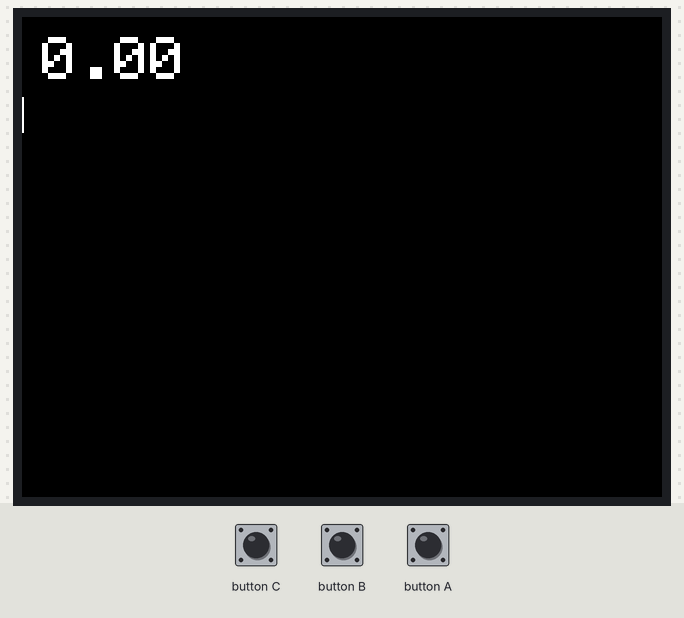
A sketch run on a simulated ESP32. Parts: 320×240 colour display. Inputs (shaded band) come from the test bench.

Above: at 1.3 s.
1.4 s: button C pressed for 0.15 s
At 1.55 s:
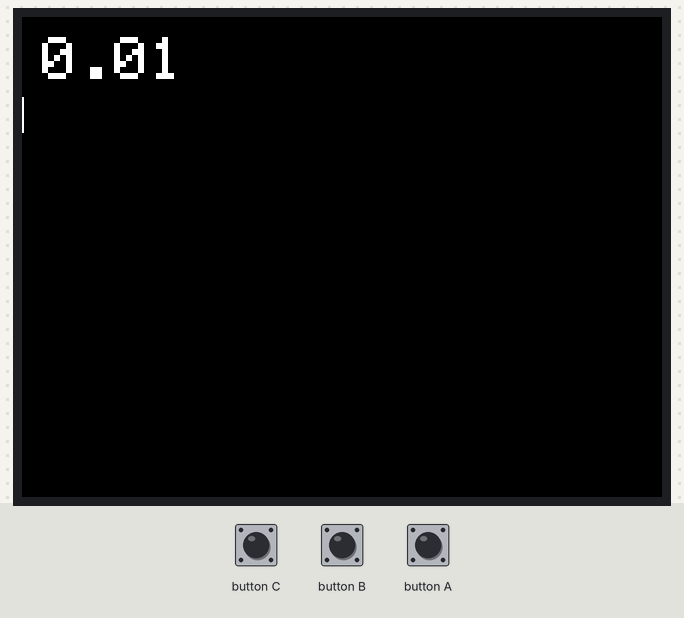
2.1 s: button B pressed for 0.15 s
2.8 s: button A pressed for 0.15 s
3.5 s: button C pressed for 1 s
At 3.9 s:
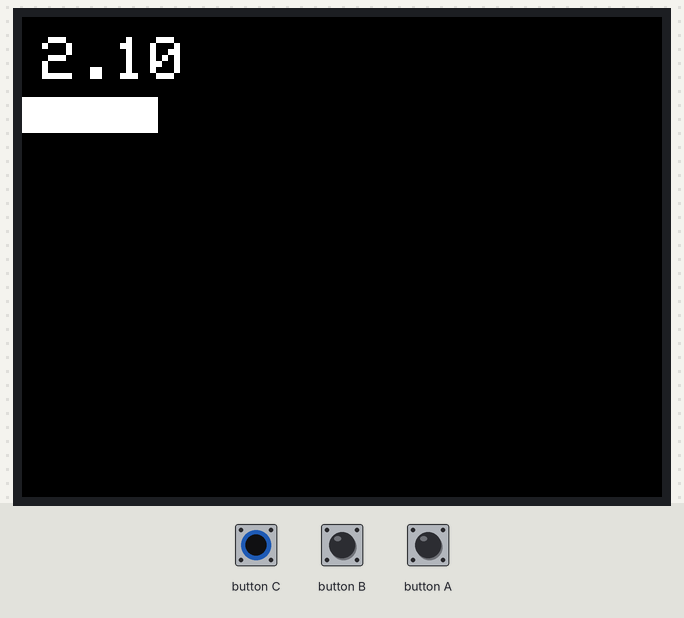
6.0 s: button A pressed for 1 s
At 6.7 s:
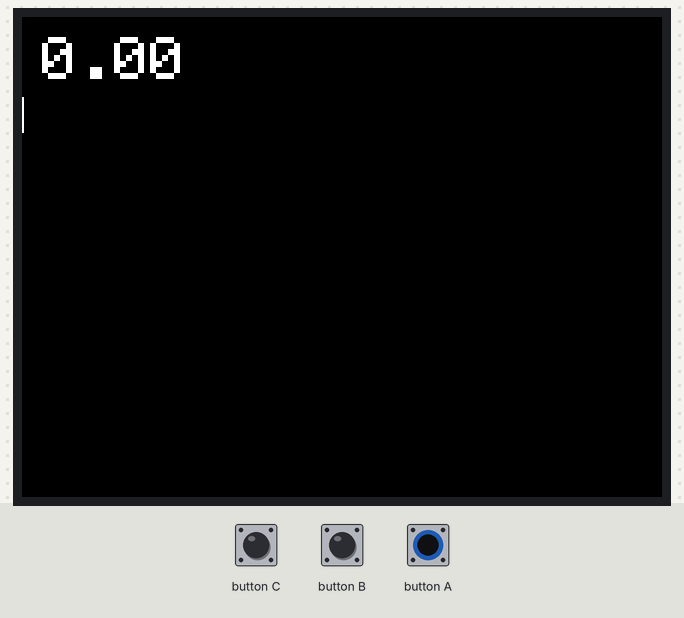
8.5 s: button C driven LOW and button A driven LOW
At 9.03 s:
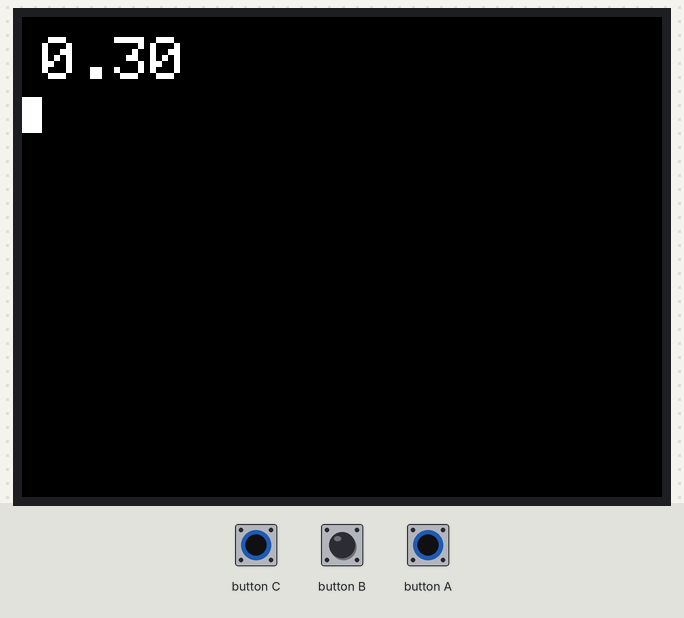
Timing chart, 0 to 11.0 s (numbered marks = the images above; inputs shaded):
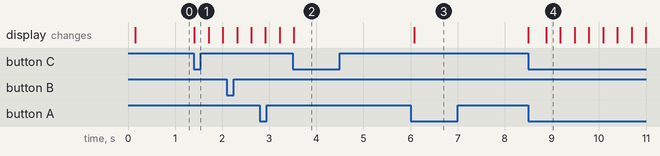

Measured:
- after the input at 1.4 s, the display: changes at once (image 1)
- after the input at 6.0 s, the display: changes after 0.08 s (image 3)
- after the input at 8.5 s, the display: first changes at once (image 4 shows a later state)

The sketch:

01_sample1.ino
```cpp
#include <M5Stack.h>

bool is_measuring = false;
float accumulate_sec = 0;
float measure_sec = 0;
float start_sec = 0;

void setup() {
  M5.begin();
  M5.Lcd.setTextSize(3);
}

void loop() {
  M5.update();

  if (is_measuring) {
    if (M5.BtnC.wasPressed()) {
      is_measuring = false;
    } else {
      measure_sec = millis() / 1000.0 - start_sec + accumulate_sec;
    }
  } else {
    if (M5.BtnA.wasPressed()) {
      measure_sec = 0;
      accumulate_sec = 0;
      M5.Lcd.clear();
    }
    if (M5.BtnC.wasPressed()) {
      start_sec = millis() / 1000.0;
      accumulate_sec = measure_sec;
      is_measuring = true;
    }
  }
  int x = fmod(measure_sec, 10) / 10 * 320;  // fmod(x, y)はxをyで割った余り
  int y = floor(measure_sec / 10);           // floorは切り捨て

  M5.Lcd.drawRect(x, y * 20 + 40, 1, 18, WHITE);

  M5.Lcd.setCursor(10, 10);
  M5.Lcd.print(measure_sec);
}
```
